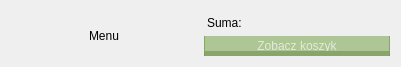
     <widget class="QWidget" name="layoutWidget_4">
      <property name="geometry">
       <rect>
        <x>10</x>
        <y>0</y>
        <width>401</width>
        <height>58</height>
       </rect>
      </property>
      <layout class="QHBoxLayout" name="horizontalLayout_52">
       <item alignment="Qt::AlignHCenter">
        <widget class="QLabel" name="label_105">
         <property name="maximumSize">
          <size>
           <width>16777215</width>
           <height>50</height>
          </size>
         </property>
         <property name="styleSheet">
          <string notr="true">	font: 500 13pt &quot;Cascadia Code SemiLight&quot;;
	padding-top: 5px;</string>
         </property>
         <property name="text">
          <string>Menu</string>
         </property>
        </widget>
       </item>
       <item>
        <layout class="QVBoxLayout" name="verticalLayout_87">
         <item>
          <layout class="QHBoxLayout" name="horizontalLayout_53">
           <item>
            <widget class="QLabel" name="label_106">
             <property name="maximumSize">
              <size>
               <width>16777215</width>
               <height>30</height>
              </size>
             </property>
             <property name="styleSheet">
              <string notr="true">	font: 400 10pt &quot;Cascadia Code SemiLight&quot;;
	padding-top: 5px;</string>
             </property>
             <property name="text">
              <string>Suma:</string>
             </property>
            </widget>
           </item>
           <item>
            <widget class="QLabel" name="label_sum">
             <property name="maximumSize">
              <size>
               <width>16777215</width>
               <height>30</height>
              </size>
             </property>
             <property name="styleSheet">
              <string notr="true">	font: 400 10pt &quot;Cascadia Code SemiLight&quot;;
	padding-top: 5px;</string>
             </property>
             <property name="text">
              <string/>
             </property>
            </widget>
           </item>
          </layout>
         </item>
         <item>
          <widget class="QPushButton" name="pushButton_100">
           <property name="maximumSize">
            <size>
             <width>16777215</width>
             <height>20</height>
            </size>
           </property>
           <property name="styleSheet">
            <string notr="true">QPushButton{
	font: 350 9pt &quot;Cascadia Code SemiLight&quot;;
	padding-top: 5px;
	color: rgb(226,234,216);
	background-color: rgba(130,170,90,0.6);
	border: none;
	border-left: 1px solid rgba(110,144,76,0.6);
	border-right: 1px solid rgba(110,144,76,0.6);
	border-bottom: 5px solid rgba(110,144,76,0.6);
}
QPushButton:hover{
	background-color: rgba(138,181,96, 0.6);
	border-left: 1px solid rgba(110,144,76,0.6);
	border-right: 1px solid rgba(110,144,76,0.6);
	border-bottom: 5px solid rgba(110,144,76,0.6);
}
QPushButton:pressed{
	background-color: rgba(120,157,83,0.6);
	border-left: 1px solid rgba(110,144,76,0.6);
	border-right: 1px solid rgba(110,144,76,0.6);
	border-bottom: 5px solid rgba(110,144,76,0.6);
	padding-top: -5px;
	border-bottom: none;
}	
</string>
           </property>
           <property name="text">
            <string>Zobacz koszyk</string>
           </property>
          </widget>
         </item>
        </layout>
       </item>
      </layout>
     </widget>
